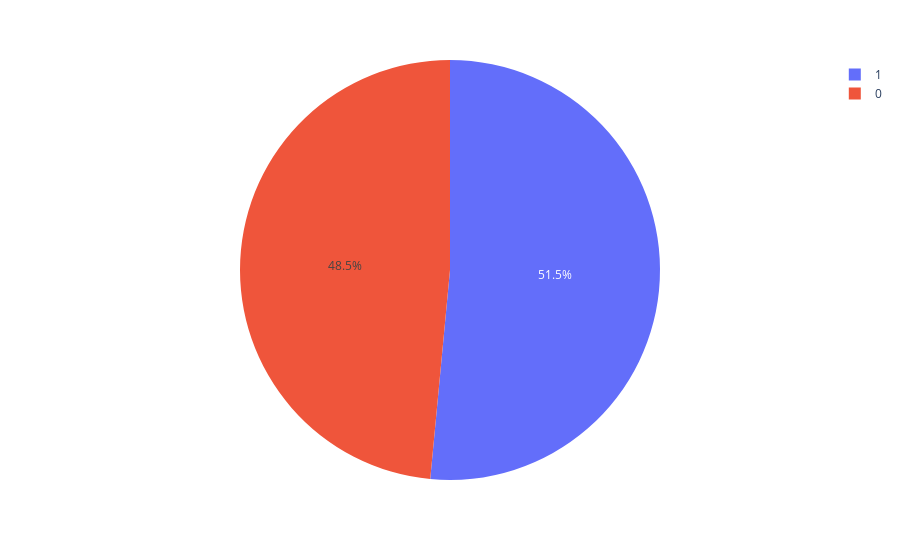

Notebook source saved alongside this figure:
### Markdown cell above
### Indicador de lesão prévia

### Code cell
fig = px.pie(df, names='Previous_Injuries', )
fig.show()

### Figure 1 — Plotly figure (JSON) as saved in the notebook; plotly's stock layout.template omitted (floating-point values rounded to 4 significant figures; data arrays with more than 128 entries replaced by an {"elided": "..."} marker saying what was removed)
{"data": [{"domain": {"x": [0, 1], "y": [0, 1]}, "hovertemplate": "Previous_Injuries=%{label}<extra></extra>", "labels": {"elided": "1000 int values"}, "legendgroup": "", "name": "", "showlegend": true, "type": "pie"}], "layout": {"legend": {"tracegroupgap": 0}, "margin": {"t": 60}}}
